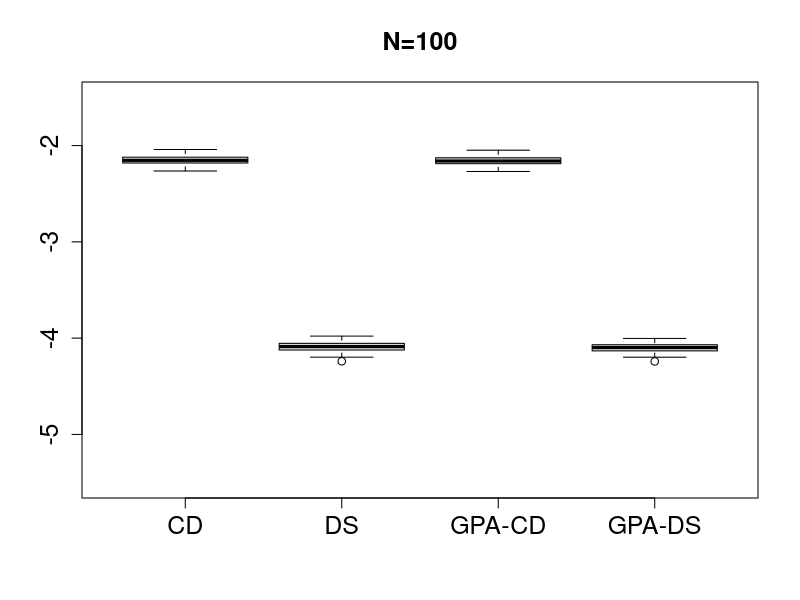
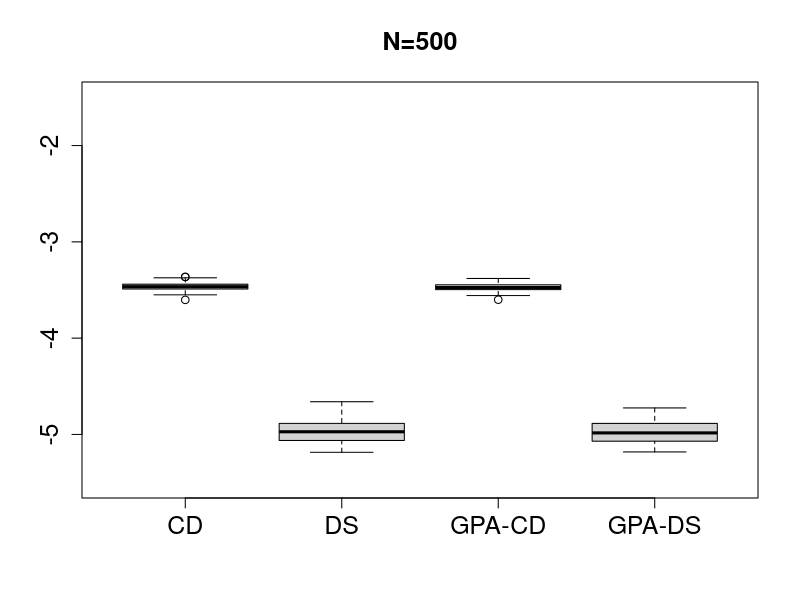
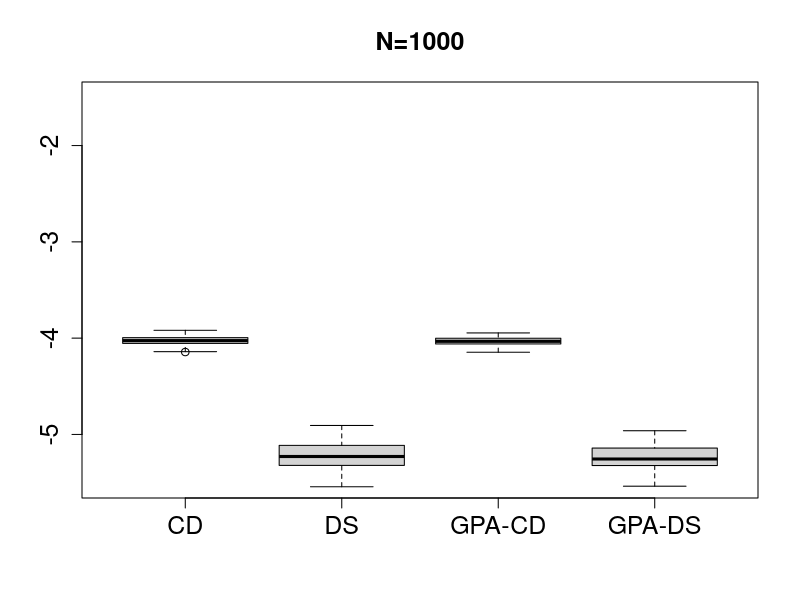
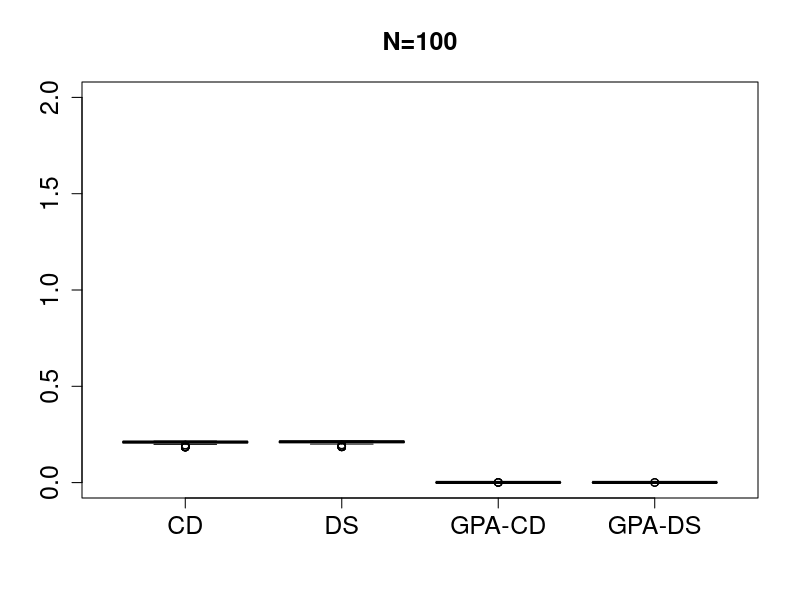
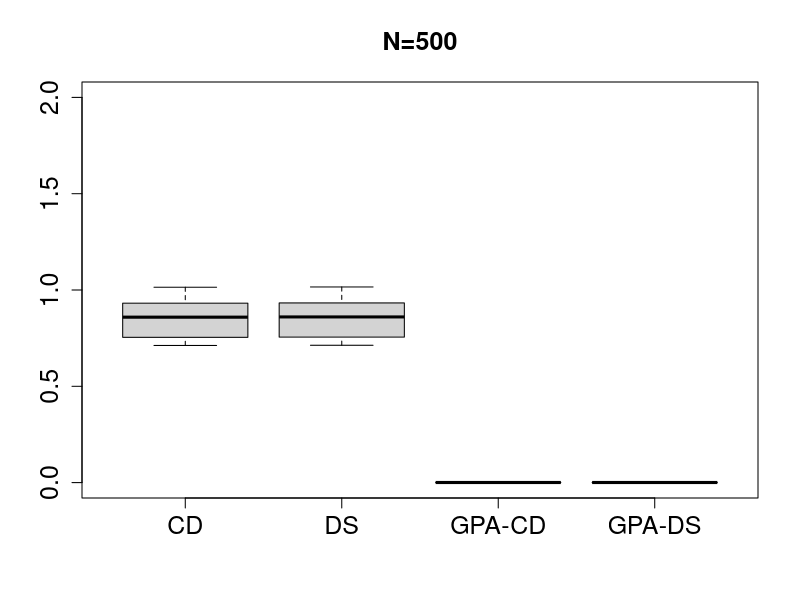
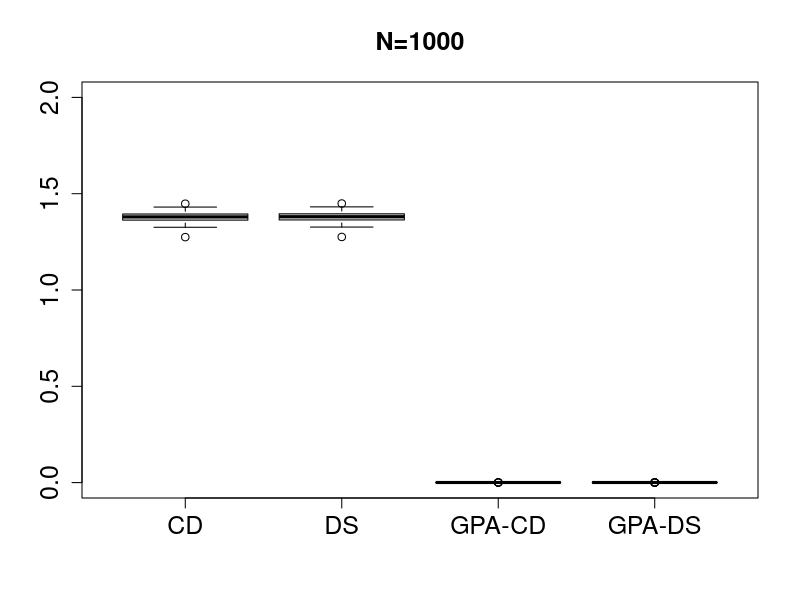

Write R code to recreate these figures, in order.
library(plyr)
library(ggplot2)
library(reshape2)

# load data
data = read.csv("./results/simulation.csv")

##################### MSE Comparison ##################### 
MSE_data = data[, c("N", "CD_mse", "DS_mse", "GPA_CD_mse", "GPA_DS_mse")]
MSE_data$N = as.factor(MSE_data$N)
MSE_data = melt(MSE_data, id=c("N"), 
                variable.name = "Estimator", 
                value.name = "MSE")
MSE_data$Estimator = factor(MSE_data$Estimator, 
                            levels = c('CD_mse', 'DS_mse', 'GPA_CD_mse', 'GPA_DS_mse'),
                            labels = c("CD", "DS", "GPA-CD", "GPA-DS"))
str(MSE_data)


par(mfrow = c(1, 1), oma=c(0.2,0.2,0.2,0.2))
plot_box = function(thres, times){
  boxplot(log(MSE)~Estimator, MSE_data[MSE_data$N == thres, ], 
          xlab="",
          ylab="",
          ylim = c(-5.5, -1.5),
          main=paste0('N=', thres),
          cex.lab = times,
          cex.axis = times,
          cex.main=times
  )
}

pdf("./results/logMSE_N=100.pdf") # create painting environment
plot_box(100, 1.5) # boxplot
dev.off() # close the environment

pdf("./results/logMSE_N=500.pdf") # create painting environment
plot_box(500, 1.5) # boxplot
dev.off() # close the environment

pdf("./results/logMSE_N=1000.pdf") # create painting environment
plot_box(1000, 1.5) # boxplot
dev.off() # close the environment

##################### Time Comparison ##################### 
time_data = data[, c("N", "CD_time", "DS_time", "GPA_CD_time", "GPA_DS_time")]
time_data$N = as.factor(time_data$N)
time_data = melt(time_data, id=c("N"), 
                variable.name = "Estimator", 
                value.name = "Time")
time_data$Estimator = factor(time_data$Estimator, 
                            levels = c('CD_time', 'DS_time', 'GPA_CD_time', 'GPA_DS_time'),
                            labels = c("CD", "DS", "GPA-CD", "GPA-DS"))
str(time_data)


par(mfrow = c(1, 1), oma=c(0.2,0.2,0.2,0.2))
plot_box = function(thres, times){
  boxplot(Time~Estimator, time_data[time_data$N == thres, ], 
          ylim = c(0, 2),
          xlab="",  ylab="",
          # ylab="Avg Time Cost",
          cex.lab = times,
          cex.axis = times,
          main=paste0('N=', thres),
          cex.main=times)
}
pdf("./results/time_N=100.pdf") # create painting environment
plot_box(100, 1.5) # boxplot
dev.off() # close the environment

pdf("./results/time_N=500.pdf") # create painting environment
plot_box(500, 1.5) # boxplot
dev.off() # close the environment

pdf("./results/time_N=1000.pdf") # create painting environment
plot_box(1000, 1.5) # boxplot
dev.off() # close the environment
